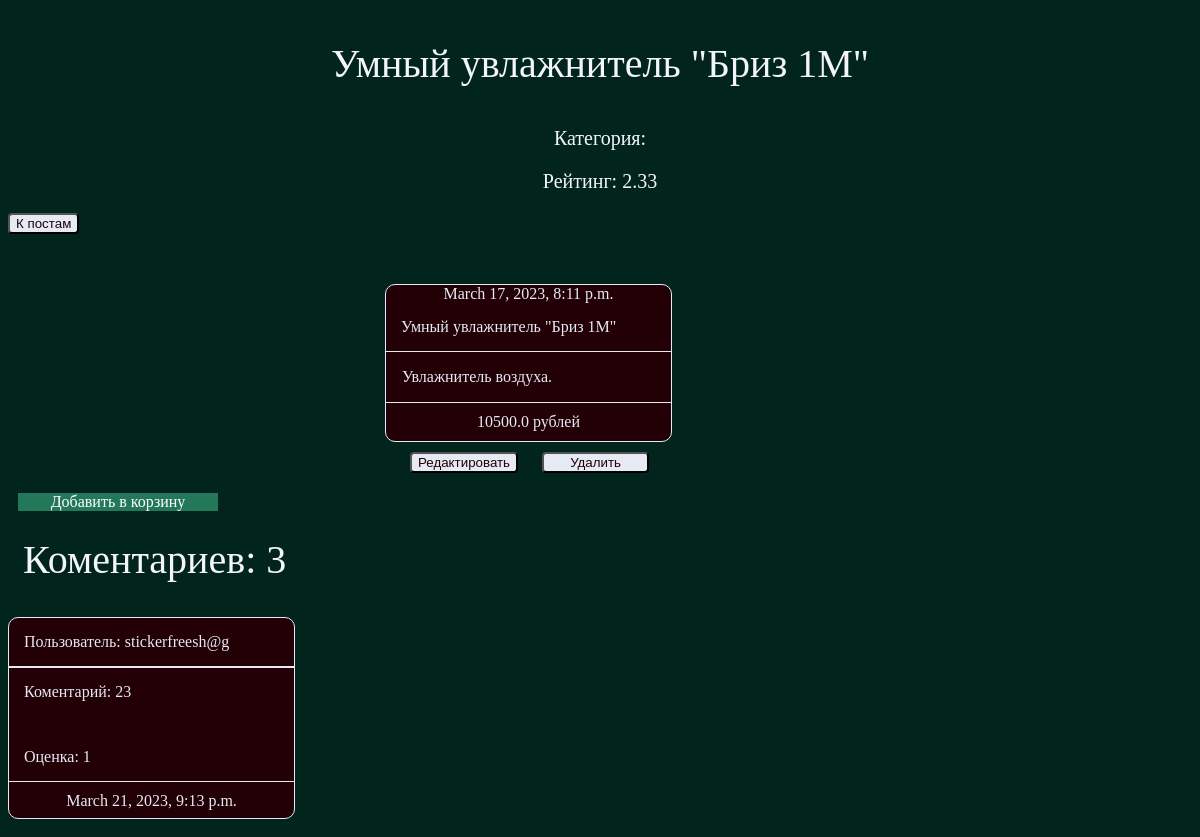
Page /post/4 (upper part) on the earlier database version.
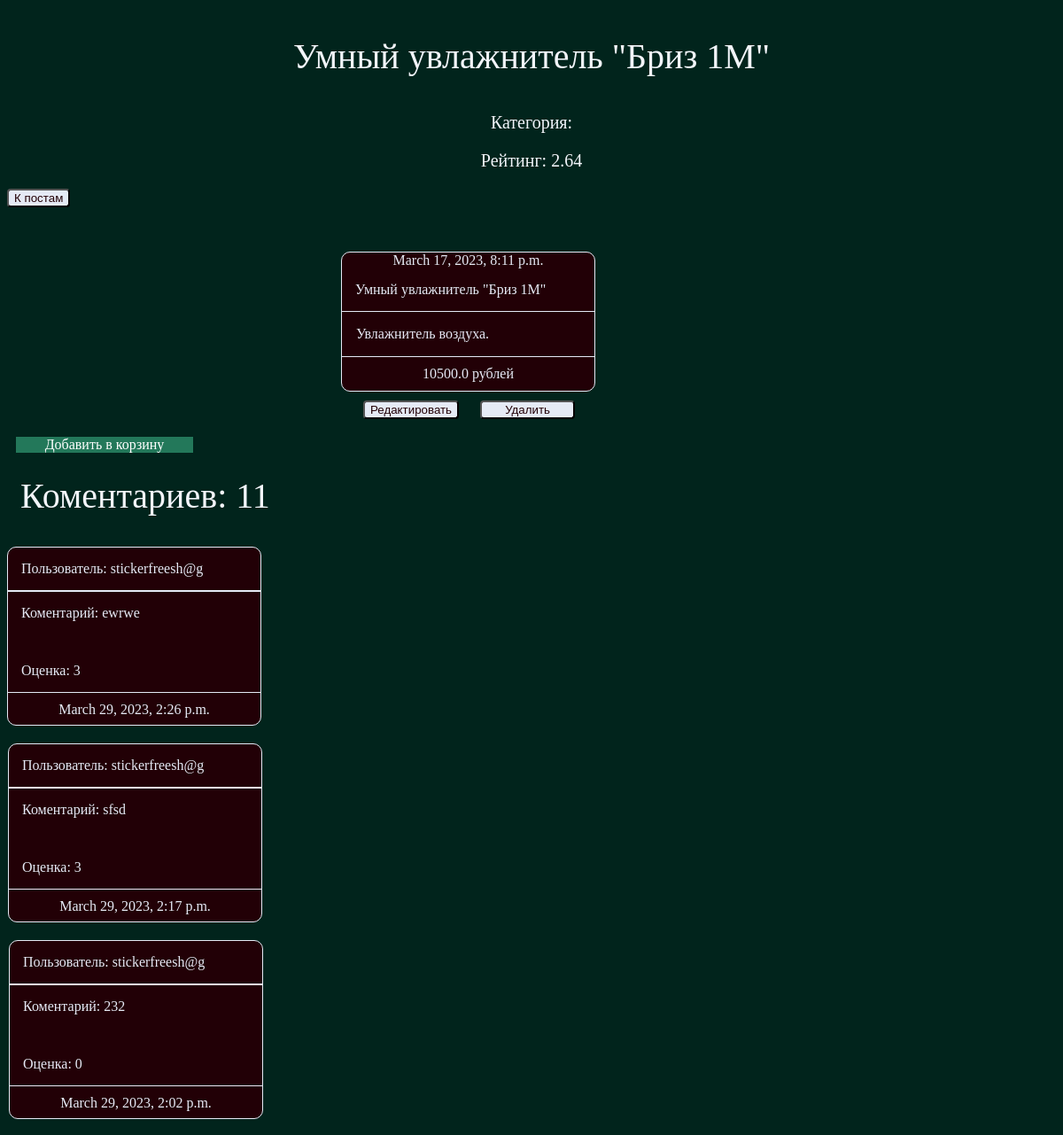
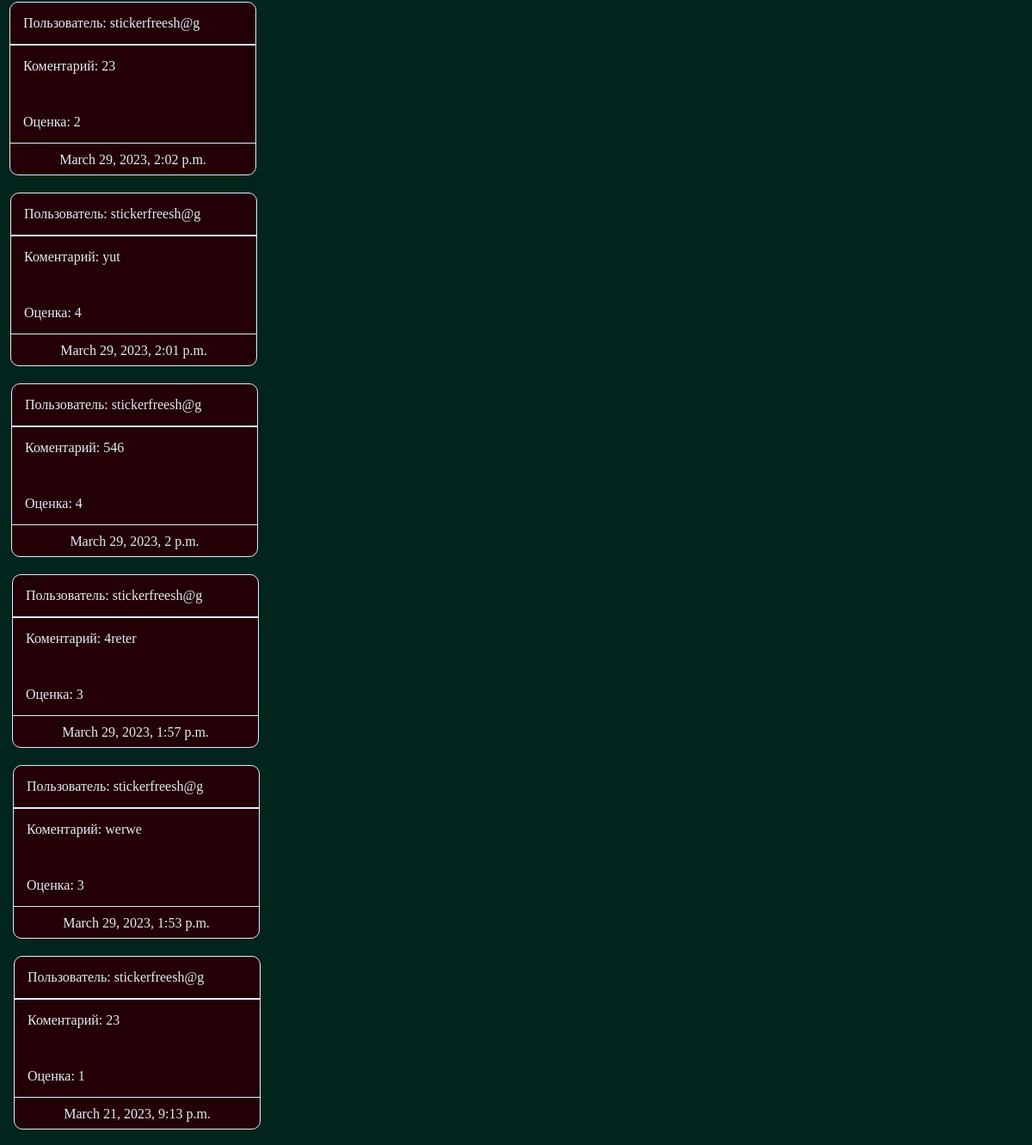
Same page on the later database version (2 pictures, top to bottom).
### smarthouseblog/models.py (models this page shows, shortened)
class Comments(models.Model):
    post = models.ForeignKey(
        Blog,
        verbose_name='К посту',
        on_delete=models.CASCADE,
        related_name='comments',
        default=2
    )
    username = models.ForeignKey(New_profile,
                                 verbose_name='Юзернейм',
                                 on_delete=models.PROTECT,
                                 default='2',
                                 related_name='users')
    date = models.DateTimeField(
        auto_now_add=True
    )
    comment = models.TextField(
        max_length=224,
        verbose_name='Коментарий'
    )
    raiting = models.IntegerField(
        verbose_name='Рейтинг',
        blank=False,
        default=0,
    )

### smarthouseblog/views.py (the view)
# urls.py: path('post/<int:post_pk>', post, name='post'),
def post(request, post_pk):
    info = Blog.objects.values(
         'pk', 'title', 'date', 'date_publication', 'status', 'username__username', 'price', 'text'
    ).get(pk=post_pk)
    comment = Comments.objects.values('pk', 'username__username', 'raiting', 'date', 'comment'
                                      ).filter(post=post_pk).order_by('-date')
    rai = raiting(post_pk)
    if request.method == 'POST':
        comment_form = CommentForm(request.POST)
        if comment_form.is_valid():
            comment_form_update = comment_form.save(commit=False)
            comment_form_update.post = Blog.objects.filter(pk=post_pk).first()
            comment_form_update.date = datetime.now()
            comment_form_update.save()
            Blog.objects.values('pk', 'raiting').filter(pk=post_pk).update(raiting=raiting(post_pk))
            return redirect('post', post_pk=post_pk)
    else:
        comment_form = CommentForm()
    context = {'post': info,
               'comm': comment,
               'count_comm': Comments.objects.values('pk').filter(post=post_pk).count(),
               'comment_form': comment_form,
               'rai': rai,
               }
    return render(request, 'smarthouseblog/post.html', context)

### smarthouseblog/forms.py
class CommentForm(forms.ModelForm):
    class Meta:
        model = Comments
        fields = (
            "comment",
            "raiting",
        )
        widgets = {
            'comment': Textarea(attrs={'rows': 4, 'cols': 40}),
        }

### smarthouseblog/views.py (called while the page is built)
def raiting(post_pk):
    rai = Comments.objects.values('raiting').filter(post=post_pk).aggregate(Avg('raiting'))
    try:
        return round(rai['raiting__avg'], 2)
    except ZeroDivisionError:
        return 0

### smarthouseblog/templates/smarthouseblog/post.html (shortened to what this page needs)
<!DOCTYPE html>
{% load static %}
<html lang="en">
<head>
    <link rel="stylesheet" href="{% static 'css/style.css' %}">
</head>
<body style="background-color: #01241c">
    <a href="{% url 'posts' %}">
        <div style="text-align: center">
            <p style=" font-size: 40px; color: #f3f5fa">{{ post.title }}</p>
        </div>
        <div style="text-align: center">
            <p style="font-size: 20px; color: #f3f5fa">Категория: {{ post.category }}</p>
        </div>
        <div style="text-align: center">
            <p style="font-size: 20px; color: #f3f5fa">Рейтинг: {{ rai }}</p>
        </div>
    </a>
    <div>
        <form action="{% url 'posts' %}" style="margin-bottom: 50px">
            <input type="submit" style="border-radius: 4px;  background-color: #e5eaf5; color: #220006" value="К постам" /></input>
        </form>
    </div>
    <div style="width: 430px; margin: 0 auto; heigth: 200px">
        <div style="align-items: center;
                    width: 285px;
                    border: 1px solid;
                    border-radius: 10px;
                    background-color: #220006;
                    color: #e5eaf5;
                    display: inline-block">
            <div>
                <div style="text-align: center">{{ post.date }}</div>
                <div style="margin: 15px;
                            text-align: left">{{ post.title }}</div>
                <div style="border-bottom: 1px solid"></div>
                <div style="margin: 16px">{{ post.text }}</div>
            </div>
            <div style="border-bottom: 1px solid"></div>
            <div style="margin: 10px">
                <div style="text-align: center">{{ post.price|floatformat:1 }} рублей</div>
            </div>
        </div>
    </div>
    <div style="margin: 0 auto; width: 400px">
        <form action="{% url 'post_edit' post_pk=post.pk %}" style="display: inline-block;
                        margin: 10px">
            <input type="submit" style="border-radius: 4px;  background-color: #e5eaf5; color: #220006" value="Редактировать" />
        </form>
        <form action="{% url 'post_delete' post_pk=post.pk %}" method=""
              style="margin: 0 auto;
                     display: inline-block;display: inline-block;
                     margin: 10px">
                <input type="submit"
                       style="width: 107px;
                       border-radius: 4px;
                       background-color: #e5eaf5;
                       color: #220006"
                       value="Удалить" />
        </form>
    </div>
<a href="{% url 'cart_add' product_pk=post.pk  %}" class="fcc-btn">Добавить в корзину</a>
    <div>
        <p style="margin: 15px; font-size: 40px; color: #f3f5fa">Коментариев: {{ count_comm }}</p>
    </div>
{% for i in comm %}
    <div style="align-items: center;
    width: 285px;
    border: 1px solid;
    border-radius: 10px;
    background-color: #220006;
    color: #e5eaf5;
    display: inline-block;
    height: 200px;
    margin-top: 19px;">
    <div style="border-bottom: 1px solid">
        <div style="text-align: left; margin: 15px;">Пользователь: {{ i.username__username }}</div>
    </div>
    <div style="border-top: 1px solid">
            <div style="height: 50px;text-align: left; margin: 15px;">Коментарий: {{ i.comment }}</div>
            <div style="text-align: left; margin: 15px;">Оценка: {{ i.raiting }}</div>
    </div>
    <div style="border-top: 1px solid">
    </div>
    <div>
        <div style="text-align: center; margin: 10px;">{{ i.date }}</div>
    </div>
        {% endfor %}
    </div>
</body>
</html>

Differences in the rows shown:
added Comments: username__username "stickerfreesh@g", comment "ewrwe", raiting "3", date "March 29, 2023, 2:26 p.m."
added Comments: username__username "stickerfreesh@g", comment "sfsd", raiting "3", date "March 29, 2023, 2:17 p.m."
added Comments: username__username "stickerfreesh@g", comment "232", raiting "0", date "March 29, 2023, 2:02 p.m."
added Comments: username__username "stickerfreesh@g", comment "23", raiting "2", date "March 29, 2023, 2:02 p.m."
added Comments: username__username "stickerfreesh@g", comment "yut", raiting "4", date "March 29, 2023, 2:01 p.m."
added Comments: username__username "stickerfreesh@g", comment "546", raiting "4", date "March 29, 2023, 2 p.m."
added Comments: username__username "stickerfreesh@g", comment "4reter", raiting "3", date "March 29, 2023, 1:57 p.m."
added Comments: username__username "stickerfreesh@g", comment "werwe", raiting "3", date "March 29, 2023, 1:53 p.m."
Other differences:
{{ rai }}: "2.33" → "2.64"
{{ count_comm }}: "3" → "11"
